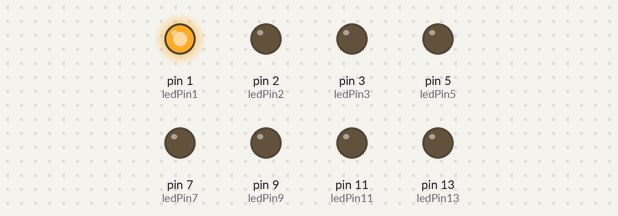
A sketch run on a simulated Arduino Uno, built with avr-gcc and run on an emulated ATmega328P. Shown: output pins drawn as LEDs (lit = HIGH).

Above: at 0.1 s.
At 1.1 s:
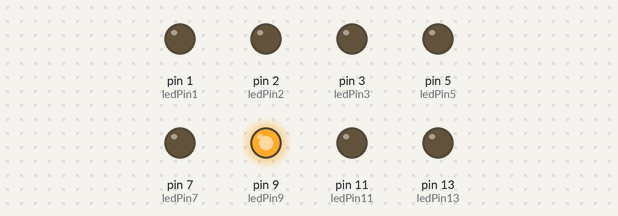
At 2.1 s:
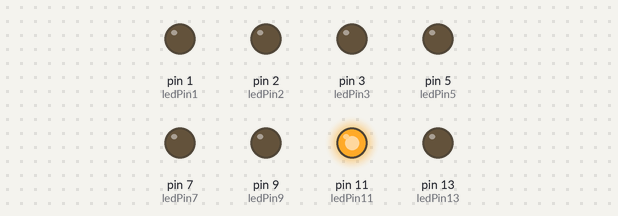
At 4.1 s:
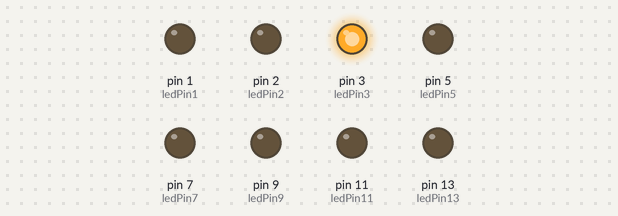
At 6.3 s:
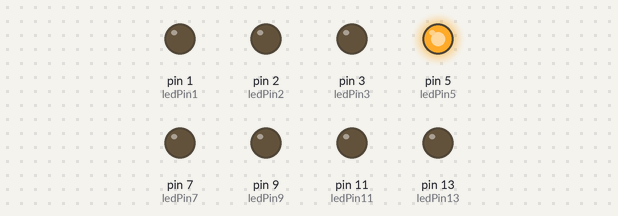
At 8.1 s:
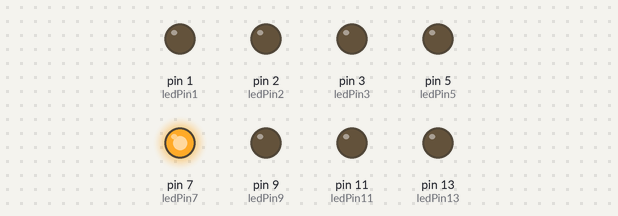
Timing chart, 0 to 8.4 s (numbered marks = the images above):
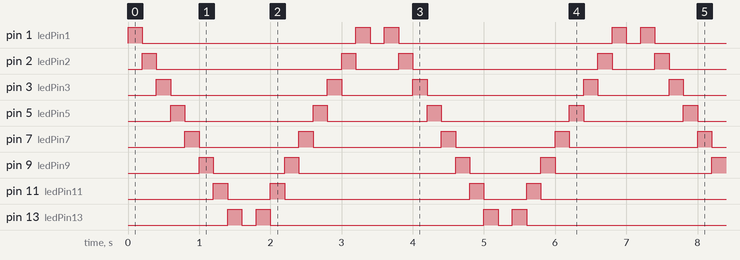

The sketch:

Sketch_opdracht_1.ino
```cpp
/*
   Luuk Witters opdracht 1
   Lampjes die in een reeks achter elkaar bewegen en weer terugkomen
   Dit proces blijft doorgaan
*/


//Constante toevoegen
const int ledPin1 = 1;
const int ledPin2 = 2;
const int ledPin3 = 3;
const int ledPin5 = 5;
const int ledPin7 = 7;
const int ledPin9 = 9;
const int ledPin11 = 11;
const int ledPin13 = 13;

void setup()
{
  pinMode(ledPin1, OUTPUT);
  pinMode(ledPin2, OUTPUT);
  pinMode(ledPin3, OUTPUT);
  pinMode(ledPin5, OUTPUT);
  pinMode(ledPin7, OUTPUT);
  pinMode(ledPin9, OUTPUT);
  pinMode(ledPin11, OUTPUT);
  pinMode(ledPin13, OUTPUT);
}

void loop()
{
  digitalWrite(ledPin1, HIGH); //Zet ledlampje aan
  delay(200); // Wacht 0,2 seconde
  digitalWrite(ledPin1, LOW); //Zet ledlampje uit

  digitalWrite(ledPin2, HIGH); //Zet ledlampje aan
  delay(200); // Wacht 0,2 seconde
  digitalWrite(ledPin2, LOW); //Zet ledlampje uit

  digitalWrite(ledPin3, HIGH); //Zet ledlampje aan
  delay(200); // Wacht 0,2 seconde
  digitalWrite(ledPin3 , LOW); //Zet ledlampje uit

  digitalWrite(ledPin5, HIGH); //Zet ledlampje aan
  delay(200); // Wacht 0,2 seconde
  digitalWrite(ledPin5, LOW); //Zet ledlampje uit

  digitalWrite(ledPin7, HIGH); //Zet ledlampje aan
  delay(200); // Wacht 0,2 seconde
  digitalWrite(ledPin7, LOW); //Zet ledlampje uit

  digitalWrite(ledPin9, HIGH); //Zet ledlampje aan
  delay(200); // Wacht 0,2 seconde
  digitalWrite(ledPin9, LOW); //Zet ledlampje uit

  digitalWrite(ledPin11, HIGH); //Zet ledlampje aan
  delay(200); // Wacht 0,2 seconde
  digitalWrite(ledPin11, LOW); //Zet ledlampje uit

  digitalWrite(ledPin13, HIGH); //Zet ledlampje aan
  delay(200); // Wacht 0,2 seconde
  digitalWrite(ledPin13, LOW); //Zet ledlampje uit
  delay(200); // Wacht 0,2 seconde

  digitalWrite(ledPin13, HIGH); //Zet ledlampje aan
  delay(200); // Wacht 0,2 seconde
  digitalWrite(ledPin13, LOW); //Zet ledlampje uit

  digitalWrite(ledPin11, HIGH); //Zet ledlampje aan
  delay(200); // Wacht 0,2 seconde
  digitalWrite(ledPin11, LOW); //Zet ledlampje uit

  digitalWrite(ledPin9, HIGH); //Zet ledlampje aan
  delay(200); // Wacht 0,2 seconde
  digitalWrite(ledPin9, LOW); //Zet ledlampje uit

  digitalWrite(ledPin7, HIGH); //Zet ledlampje aan
  delay(200); // Wacht 0,2 seconde
  digitalWrite(ledPin7, LOW); //Zet ledlampje uit

  digitalWrite(ledPin5, HIGH); //Zet ledlampje aan
  delay(200); // Wacht 0,2 seconde
  digitalWrite(ledPin5, LOW); //Zet ledlampje uit

  digitalWrite(ledPin3, HIGH); //Zet ledlampje aan
  delay(200); // Wacht 0,2 seconde
  digitalWrite(ledPin3 , LOW); //Zet ledlampje uit

  digitalWrite(ledPin2, HIGH); //Zet ledlampje aan
  delay(200); // Wacht 0,2 seconde
  digitalWrite(ledPin2, LOW); //Zet ledlampje uit

  digitalWrite(ledPin1, HIGH); //Zet ledlampje aan
  delay(200); // Wacht 0,2 seconde
  digitalWrite(ledPin1, LOW); //Zet ledlampje uit
  delay(200); //Wacht 0,2 seconde
}
```

Measured:
- by itself, pin 1 (ledPin1): repeats every 3.6 s: LOW 3.0 s, HIGH 0.20 s, LOW 0.20 s, HIGH 0.20 s
- by itself, pin 2 (ledPin2): repeats every 3.6 s: LOW 2.6 s, HIGH 0.20 s, LOW 0.60 s, HIGH 0.20 s
- by itself, pin 3 (ledPin3): repeats every 3.6 s: LOW 2.2 s, HIGH 0.20 s, LOW 1.0 s, HIGH 0.20 s
- by itself, pin 5 (ledPin5): repeats every 3.6 s: LOW 1.8 s, HIGH 0.20 s, LOW 1.4 s, HIGH 0.20 s
- by itself, pin 7 (ledPin7): repeats every 3.6 s: LOW 1.4 s, HIGH 0.20 s, LOW 1.8 s, HIGH 0.20 s
- by itself, pin 9 (ledPin9): repeats every 3.6 s: LOW 1.0 s, HIGH 0.20 s, LOW 2.2 s, HIGH 0.20 s
- by itself, pin 11 (ledPin11): repeats every 3.6 s: LOW 0.60 s, HIGH 0.20 s, LOW 2.6 s, HIGH 0.20 s
- by itself, pin 13 (ledPin13): repeats every 3.6 s: LOW 0.20 s, HIGH 0.20 s, LOW 3.0 s, HIGH 0.20 s
